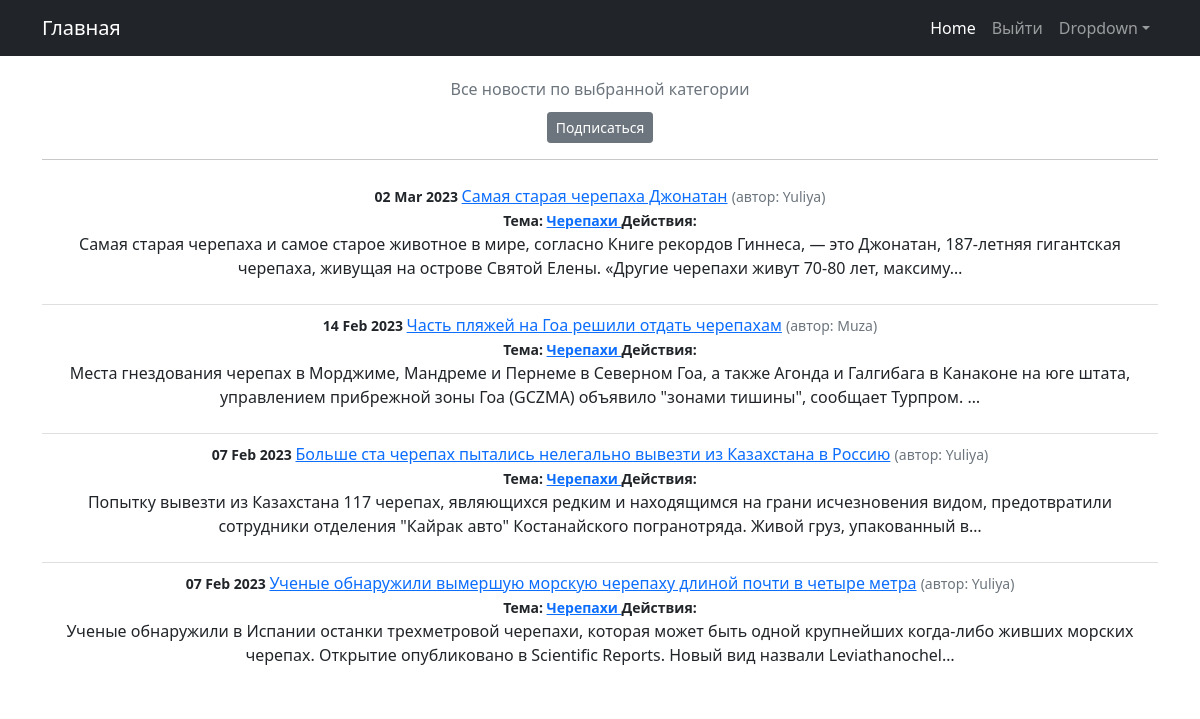
Page /news/categories/5 on the committed database.
### news/models.py (models this page shows, shortened)
class Post(models.Model):
    author = models.ForeignKey(Author, on_delete=models.CASCADE)
    NEWS = 'NW'
    ARTICLE = 'AR'
    CATEGORY_CHOICES = (
        (NEWS, 'Новость'),
        (ARTICLE, 'Статья'),
    )
    categoryType = models.CharField(max_length=2, choices=CATEGORY_CHOICES, default=ARTICLE)
    dateCreation = models.DateTimeField(auto_now_add=True)
    postCategory = models.ManyToManyField(Category, through='PostCategory')
    title = models.CharField(max_length=128)
    text = models.TextField()
    rating = models.SmallIntegerField(default=0)

class Author(models.Model):
    authorUser = models.OneToOneField(User, on_delete=models.CASCADE)
    ratingAuthor = models.SmallIntegerField(default=0)
    def __str__(self):
        return f'{self.authorUser.username}'

class Category(models.Model):
    name = models.CharField(max_length=64, unique=True)
    subscribers = models.ManyToManyField(User, related_name='categories')
    def __str__(self):
        return self.name
    class Meta:
        verbose_name = 'Категория'
        verbose_name_plural = 'Категории'

### news/views.py (the view)
# urls.py: path('categories/<int:pk>', CategoryListView.as_view(), name='category_list'),
class CategoryListView(ListView):
    model = Post
    template_name = 'category_list.html'
    context_object_name = 'category_news_list'
    def get_queryset(self):
        self.category = get_object_or_404(Category, id=self.kwargs['pk'])
        queryset = Post.objects.filter(postCategory=self.category).order_by('-dateCreation')
        return queryset
    def get_context_data(self, **kwargs):
        context = super().get_context_data(**kwargs)
        context['is_not_subscribers'] = self.request.user not in self.category.subscribers.all()
        context['category'] = self.category
        return context

### templates/category_list.html (shortened to what this page needs)
{% extends 'flatpages/default.html' %}
{% load custom_filters %}
{% load custom_tags %}
{% block content %}
   <h1 class="text-center"><span class="text-muted fs-6 fw-normal">Все новости по выбранной категории</span></h1>
      {% if is_not_subscribers %}
          <p class="text-center"><a href="{% url 'subscribe' category.id %}" class="btn btn-secondary btn-sm ">Подписаться</a> </p>
       {% endif %}
<hr>
<ul class="list-group list-group-flush">
    {% for post in category_news_list %}
       <li class="list-group-item">
           <small class="fw-bold">{{ post.dateCreation|date:'d M Y ' }}</small>
           <a href="{% url 'post_detail' post.id %}">{{ post.title }}</a>
           <small class="text-muted">(автор: {{ post.author }})</small><br>
           <small class="fw-bold">Тема:
               {% for category in post.postCategory.all %}
               <a href="{% url 'category_list' category.id %}"> {{ category }} </a>
               {% endfor %}
           </small>
           <td>
           <small class="fw-bold">Действия:
           </small>
           </td>
           <p>{{ post.text |truncatechars:210}}</p>
       </li>
    {% endfor %}
</ul>
{% endblock content %}

### rows in the picture
Post: dateCreation "02 Mar 2023", title "Самая старая черепаха Джонатан", author "Yuliya", text "Самая старая черепаха и самое старое животное в мире, согласно Книге рекордов Гиннеса, — это Джонатан, 187-летняя гигантская черепаха, живущая на острове Святой Елены. «Другие черепахи живут 70-80 лет, максиму…"
Category: name "Черепахи"
Post: dateCreation "14 Feb 2023", title "Часть пляжей на Гоа решили отдать черепахам", author "Muza", text "Места гнездования черепах в Морджиме, Мандреме и Пернеме в Северном Гоа, а также Агонда и Галгибага в Канаконе на юге штата, управлением прибрежной зоны Гоа (GCZMA) объявило \"зонами тишины\", сообщает Турпром. …"
Post: dateCreation "07 Feb 2023", title "Больше ста черепах пытались нелегально вывезти из Казахстана в Россию", author "Yuliya", text "Попытку вывезти из Казахстана 117 черепах, являющихся редким и находящимся на грани исчезновения видом, предотвратили сотрудники отделения \"Кайрак авто\" Костанайского погранотряда. Живой груз, упакованный в…"
Post: dateCreation "07 Feb 2023", title "Ученые обнаружили вымершую морскую черепаху длиной почти в четыре метра", author "Yuliya", text "Ученые обнаружили в Испании останки трехметровой черепахи, которая может быть одной крупнейших когда-либо живших морских черепах. Открытие опубликовано в Scientific Reports. Новый вид назвали Leviathanochel…"
